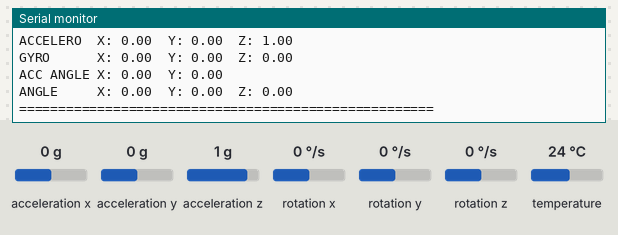
Simulated run of this program. Board: ESP32. On the bench: the last lines printed to the serial monitor. Inputs (shaded band) come from the test bench; at power-on: acceleration x 0 g, acceleration y 0 g, acceleration z 1 g, rotation x 0 °/s, rotation y 0 °/s, rotation z 0 °/s, temperature 24 °C.

Above: at 3.2 s.
3.3 s: acceleration x set to -1.4 g
At 4.6 s:
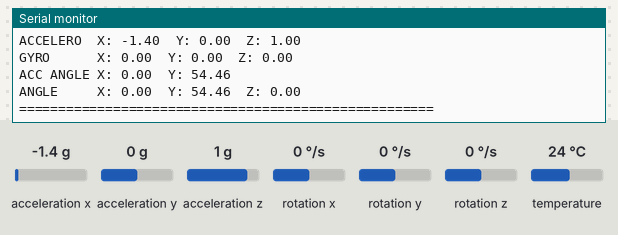
4.8 s: acceleration y set to -1.4 g
At 5.9 s:
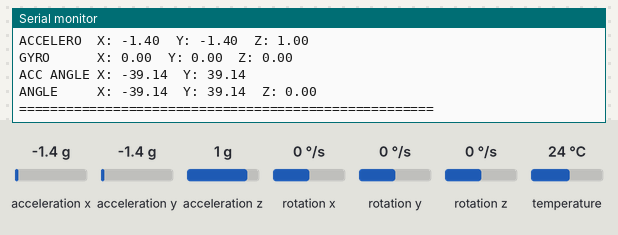
6.3 s: acceleration z set to -1.4 g
At 7.6 s:
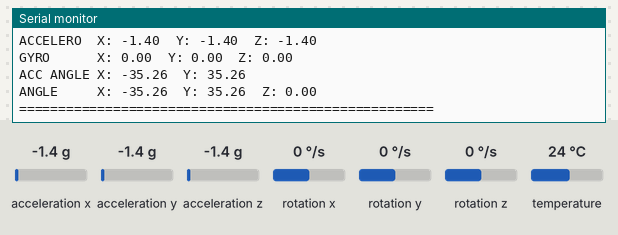
7.8 s: rotation x set to -192 °/s
9.3 s: rotation y set to -192 °/s
Timing chart, 0 to 11.8 s (numbered marks = the images above; inputs shaded):
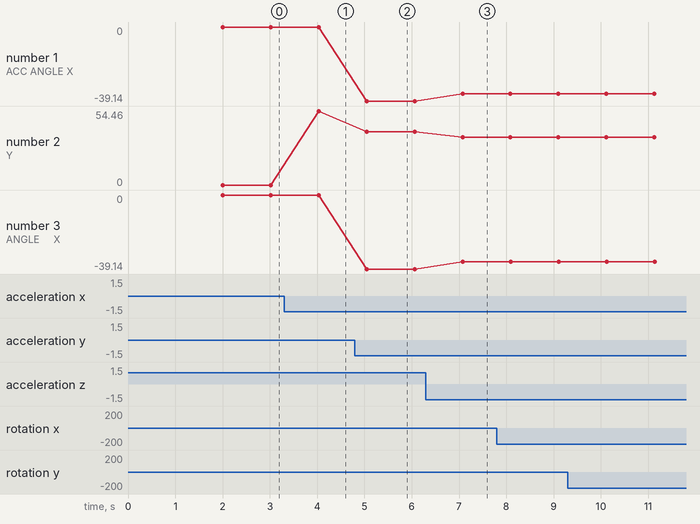

Measured:
- after the input at 3.3 s, the serial monitor: prints a new line after 0.73 s (image 1)
- after the input at 4.8 s, the serial monitor: prints a new line after 0.24 s (image 2)
- after the input at 6.3 s, the serial monitor: prints a new line after 0.77 s (image 3)
- plotted number 1: 0 → -39.14 after the input at 4.8 s, -39.14 → -35.26 after the input at 6.3 s
- plotted number 2: 0 → 54.46 after the input at 3.3 s, 54.46 → 39.14 after the input at 4.8 s, 39.14 → 35.26 after the input at 6.3 s
- plotted number 3: 0 → -39.14 after the input at 4.8 s, -39.14 → -35.26 after the input at 6.3 s

The program:

main.cpp
```cpp
// (licence header left out)
#include "Wire.h"          // 导入I2C相关头文件
#include <MPU6050_light.h> // 导入MPU6050库

MPU6050 mpu(Wire); // 新建MPU6050对象mpu

unsigned long timer = 0;

void setup()
{
  Serial.begin(115200);
  Wire.begin(18, 19); // 初始化I2C，设置sda引脚为GPIO18,SCL引脚为GPIO19

  byte status = mpu.begin(); // 检测IMU模块状态
  Serial.print(F("MPU6050 status: "));
  Serial.println(status);
  while (status != 0)
  {
  } // stop everything if could not connect to MPU6050

  Serial.println(F("Calculating offsets, do not move MPU6050"));
  delay(1000);
  mpu.calcOffsets(true, true); // gyro and accelero 校准
  Serial.println("Done!\n");
}

void loop()
{
  mpu.update();

  if (millis() - timer > 1000)
  { // print data every second
    Serial.print(F("TEMPERATURE: "));
    Serial.println(mpu.getTemp()); // 温度
    Serial.print(F("ACCELERO  X: "));
    Serial.print(mpu.getAccX()); // X轴加速度
    Serial.print("\tY: ");
    Serial.print(mpu.getAccY()); // Y轴加速度
    Serial.print("\tZ: ");
    Serial.println(mpu.getAccZ()); // Z轴加速度

    Serial.print(F("GYRO      X: "));
    Serial.print(mpu.getGyroX()); // X轴 角速度
    Serial.print("\tY: ");
    Serial.print(mpu.getGyroY()); // Y轴 角速度
    Serial.print("\tZ: ");
    Serial.println(mpu.getGyroZ()); // Z轴 角速度

    Serial.print(F("ACC ANGLE X: "));
    Serial.print(mpu.getAccAngleX()); // X轴角加速度
    Serial.print("\tY: ");
    Serial.println(mpu.getAccAngleY()); // Y轴角加速度

    Serial.print(F("ANGLE     X: "));
    Serial.print(mpu.getAngleX()); // X角度
    Serial.print("\tY: ");
    Serial.print(mpu.getAngleY()); // Y角度
    Serial.print("\tZ: ");
    Serial.println(mpu.getAngleZ()); // Z角度
    Serial.println(F("=====================================================\n"));
    timer = millis();
  }
}
```
